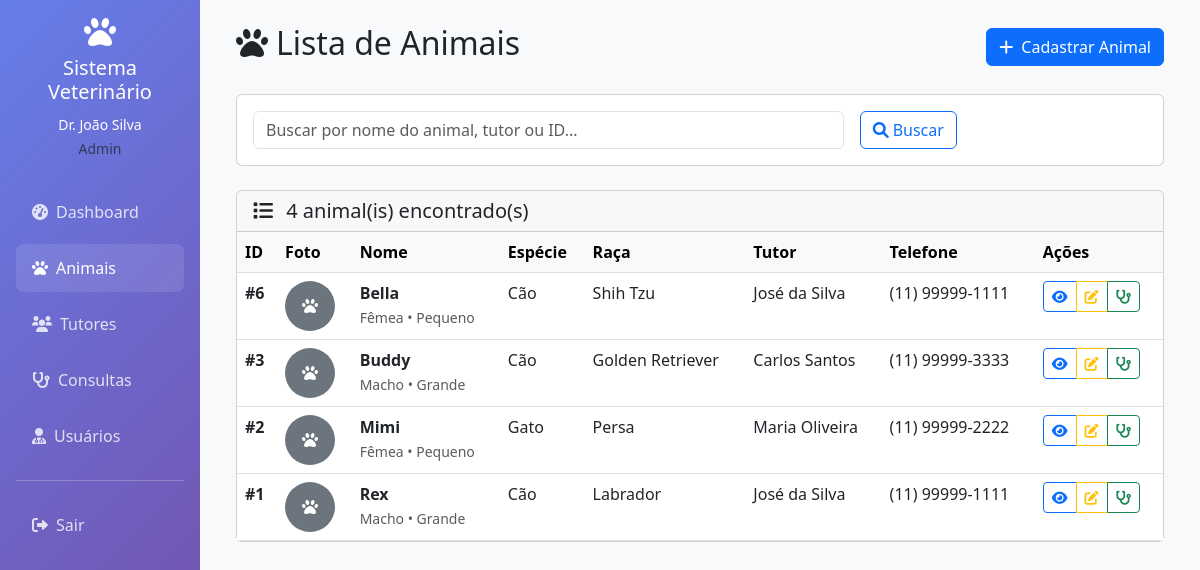
The page /views/animals/list.php (signed in) on the database its author committed.
### tables this page shows
CREATE TABLE animais (
    id_animal INT PRIMARY KEY AUTO_INCREMENT,
    nome_animal VARCHAR(255) NOT NULL,
    id_especie INT NOT NULL,
    raca VARCHAR(100),
    sexo ENUM("Macho", "Fêmea") NOT NULL,
    porte ENUM("Pequeno", "Médio", "Grande") NOT NULL,
    pelagem VARCHAR(100),
    peso DECIMAL(5,2),
    data_nascimento DATE,
    foto_path VARCHAR(500),
    observacoes_animal TEXT,
    id_tutor INT NOT NULL,
    id_clinica INT NOT NULL,
    ativo BOOLEAN DEFAULT TRUE,
    created_at TIMESTAMP DEFAULT CURRENT_TIMESTAMP,
    updated_at TIMESTAMP DEFAULT CURRENT_TIMESTAMP ON UPDATE CURRENT_TIMESTAMP,
    FOREIGN KEY (id_especie) REFERENCES especies(id_especie),
    FOREIGN KEY (id_tutor) REFERENCES tutores(id_tutor) ON DELETE CASCADE,
    FOREIGN KEY (id_clinica) REFERENCES clinicas(id_clinica) ON DELETE CASCADE,
    INDEX idx_nome_animal (nome_animal),
    INDEX idx_tutor (id_tutor),
    INDEX idx_clinica (id_clinica)
);

CREATE TABLE especies (
    id_especie INT PRIMARY KEY AUTO_INCREMENT,
    nome_especie VARCHAR(100) UNIQUE NOT NULL,
    ativo BOOLEAN DEFAULT TRUE
);

CREATE TABLE tutores (
    id_tutor INT PRIMARY KEY AUTO_INCREMENT,
    nome_tutor VARCHAR(255) NOT NULL,
    telefone_tutor VARCHAR(20),
    email_tutor VARCHAR(255),
    cpf_tutor VARCHAR(14) UNIQUE NOT NULL,
    endereco_tutor TEXT,
    id_clinica INT NOT NULL,
    created_at TIMESTAMP DEFAULT CURRENT_TIMESTAMP,
    updated_at TIMESTAMP DEFAULT CURRENT_TIMESTAMP ON UPDATE CURRENT_TIMESTAMP,
    FOREIGN KEY (id_clinica) REFERENCES clinicas(id_clinica) ON DELETE CASCADE,
    INDEX idx_cpf_tutor (cpf_tutor),
    INDEX idx_nome_tutor (nome_tutor)
);

### views/animals/list.php (the view, shortened to what this page needs)
<?php
$current_user = [
    'id' => $_SESSION['user_id'],
    'name' => $_SESSION['user_name'],
    'email' => $_SESSION['user_email'],
    'type' => $_SESSION['user_type'],
    'clinic_id' => $_SESSION['clinic_id'] ?? null,
    'clinic_name' => $_SESSION['clinic_name'] ?? null
];
$animals = [];
$search = isset($_GET['search']) ? trim($_GET['search']) : '';
try {
    $pdo = new PDO("mysql:host=" . DB_HOST . ";dbname=" . DB_NAME . ";charset=utf8mb4", DB_USER, DB_PASS);
    $pdo->setAttribute(PDO::ATTR_ERRMODE, PDO::ERRMODE_EXCEPTION);
    $sql = "SELECT a.*, t.nome_tutor, t.telefone_tutor, e.nome_especie
            FROM animais a
            LEFT JOIN tutores t ON a.id_tutor = t.id_tutor
            LEFT JOIN especies e ON a.id_especie = e.id_especie
            WHERE a.ativo = 1";
    $params = [];
    if ($current_user['type'] !== 'superadmin') {
        $sql .= " AND a.id_clinica = ?";
        $params[] = $current_user['clinic_id'];
    }
    $sql .= " ORDER BY a.nome_animal ASC";
    $stmt = $pdo->prepare($sql);
    $stmt->execute($params);
    $animals = $stmt->fetchAll();
} catch(PDOException $e) {
    $error_message = "Erro ao buscar animais: " . $e->getMessage();
}
?>
<!DOCTYPE html>
<html lang="pt-BR">
<head>
    <link href="https://cdn.jsdelivr.net/npm/bootstrap@5.3.0/dist/css/bootstrap.min.css" rel="stylesheet">
    <link href="https://cdnjs.cloudflare.com/ajax/libs/font-awesome/6.0.0/css/all.min.css" rel="stylesheet">
</head>
<body>
    <div class="container-fluid">
        <div class="row">
            <div class="col-md-3 col-lg-2 px-0">
                <div class="sidebar p-3">
                    <div class="text-center mb-4">
                        <i class="fas fa-paw fa-2x mb-2"></i>
                        <h5><?php echo SITE_NAME; ?></h5>
                        <small><?php echo htmlspecialchars($current_user['name']); ?></small><br>
                        <small class="text-muted"><?php echo ucfirst($current_user['type']); ?></small>
                    </div>
                    <nav class="nav flex-column">
                        <a class="nav-link" href="../dashboard.php">
                            <i class="fas fa-tachometer-alt me-2"></i>Dashboard
                        </a>
                        <a class="nav-link active" href="list.php">
                            <i class="fas fa-paw me-2"></i>Animais
                        </a>
                        <a class="nav-link" href="../tutors/list.php">
                            <i class="fas fa-users me-2"></i>Tutores
                        </a>
                        <a class="nav-link" href="../consultations/list.php">
                            <i class="fas fa-stethoscope me-2"></i>Consultas
                        </a>
                        <?php if ($current_user['type'] === 'admin' || $current_user['type'] === 'superadmin'): ?>
                        <a class="nav-link" href="../admin/users.php">
                            <i class="fas fa-user-md me-2"></i>Usuários
                        </a>
                        <?php endif; ?>
                        <hr class="my-3">
                        <a class="nav-link" href="../../logout.php">
                            <i class="fas fa-sign-out-alt me-2"></i>Sair
                        </a>
                    </nav>
                </div>
            </div>
            <div class="col-md-9 col-lg-10">
                <div class="p-4">
                    <div class="d-flex justify-content-between align-items-center mb-4">
                        <h2><i class="fas fa-paw me-2"></i>Lista de Animais</h2>
                        <a href="add.php" class="btn btn-primary">
                            <i class="fas fa-plus me-2"></i>Cadastrar Animal
                        </a>
                    </div>
                    <div class="card mb-4">
                        <div class="card-body">
                            <form method="GET" class="row g-3">
                                <div class="col-md-8">
                                    <input type="text" class="form-control" name="search"
                                           placeholder="Buscar por nome do animal, tutor ou ID..."
                                           value="<?php echo htmlspecialchars($search); ?>">
                                </div>
                                <div class="col-md-4">
                                    <button type="submit" class="btn btn-outline-primary me-2">
                                        <i class="fas fa-search me-1"></i>Buscar
                                    </button>
                                </div>
                            </form>
                        </div>
                    </div>
                    <div class="card">
                        <div class="card-header">
                            <h5 class="card-title mb-0">
                                <i class="fas fa-list me-2"></i>
                                <?php echo count($animals); ?> animal(is) encontrado(s)
                            </h5>
                        </div>
                        <div class="card-body p-0">
                            <?php if (empty($animals)): ?>
                                <div class="text-center p-5">
                                    <i class="fas fa-paw fa-3x text-muted mb-3"></i>
                                    <h5 class="text-muted">Nenhum animal encontrado</h5>
                                    <p class="text-muted">
                                        <?php if (!empty($search)): ?>
                                            Tente uma busca diferente ou
                                        <?php endif; ?>
                                        <a href="add.php">cadastre o primeiro animal</a>
                                    </p>
                                </div>
                            <?php else: ?>
                                <div class="table-responsive">
                                    <table class="table table-hover mb-0">
                                        <thead class="table-light">
                                            <tr>
                                                <th>ID</th>
                                                <th>Foto</th>
                                                <th>Nome</th>
                                                <th>Espécie</th>
                                                <th>Raça</th>
                                                <th>Tutor</th>
                                                <th>Telefone</th>
                                                <th>Ações</th>
                                            </tr>
                                        </thead>
                                        <tbody>
                                            <?php foreach ($animals as $animal): ?>
                                            <tr>
                                                <td><strong>#<?php echo $animal['id_animal']; ?></strong></td>
                                                <td>
                                                    <?php if (!empty($animal['foto_animal'])): ?>
                                                        <img src="../../uploads/animals/<?php echo htmlspecialchars($animal['foto_animal']); ?>"
                                                             class="animal-photo" alt="Foto do animal">
                                                    <?php else: ?>
                                                        <div class="animal-photo bg-secondary d-flex align-items-center justify-content-center">
                                                            <i class="fas fa-paw text-white"></i>
                                                        </div>
                                                    <?php endif; ?>
                                                </td>
                                                <td>
                                                    <strong><?php echo htmlspecialchars($animal['nome_animal']); ?></strong><br>
                                                    <small class="text-muted">
                                                        <?php echo ucfirst($animal['sexo']); ?> •
                                                        <?php echo htmlspecialchars($animal['porte']); ?>
                                                    </small>
                                                </td>
                                                <td><?php echo htmlspecialchars($animal['nome_especie'] ?? 'N/A'); ?></td>
                                                <td><?php echo htmlspecialchars($animal['raca'] ?? 'N/A'); ?></td>
                                                <td><?php echo htmlspecialchars($animal['nome_tutor'] ?? 'N/A'); ?></td>
                                                <td><?php echo htmlspecialchars($animal['telefone_tutor'] ?? 'N/A'); ?></td>
                                                <td>
                                                    <div class="btn-group btn-group-sm">
                                                        <a href="view.php?id=<?php echo $animal['id_animal']; ?>"
                                                           class="btn btn-outline-primary" title="Ver detalhes">
                                                            <i class="fas fa-eye"></i>
                                                        </a>
                                                        <a href="edit.php?id=<?php echo $animal['id_animal']; ?>"
                                                           class="btn btn-outline-warning" title="Editar">
                                                            <i class="fas fa-edit"></i>
                                                        </a>
                                                        <a href="../consultations/add.php?animal_id=<?php echo $animal['id_animal']; ?>"
                                                           class="btn btn-outline-success" title="Nova consulta">
                                                            <i class="fas fa-stethoscope"></i>
                                                        </a>
                                                    </div>
                                                </td>
                                            </tr>
                                            <?php endforeach; ?>
                                        </tbody>
                                    </table>
                                </div>
                            <?php endif; ?>
                        </div>
                    </div>
                </div>
            </div>
        </div>
    </div>
</body>
</html>

### views/animals/list.php (style rules this page uses)
body { background-color: #f8f9fa; }
.sidebar { background: linear-gradient(135deg, #667eea 0%, #764ba2 100%); min-height: 100vh; color: white; }
.sidebar .nav-link { color: rgba(255, 255, 255, 0.8); padding: 0.75rem 1rem; border-radius: 0.5rem; margin: 0.25rem 0; }
.sidebar .nav-link:hover, .sidebar .nav-link.active { color: white; background-color: rgba(255, 255, 255, 0.1); }
.animal-photo { width: 50px; height: 50px; object-fit: cover; border-radius: 50%; }

### rows shown on the page
animais: id_animal "6", nome_animal "Bella", sexo "Fêmea", porte "Pequeno", id_especie.nome_especie "Cão", raca "Shih Tzu", id_tutor.nome_tutor "José da Silva", id_tutor.telefone_tutor "(11) 99999-1111"
animais: id_animal "3", nome_animal "Buddy", sexo "Macho", porte "Grande", id_especie.nome_especie "Cão", raca "Golden Retriever", id_tutor.nome_tutor "Carlos Santos", id_tutor.telefone_tutor "(11) 99999-3333"
animais: id_animal "2", nome_animal "Mimi", sexo "Fêmea", porte "Pequeno", id_especie.nome_especie "Gato", raca "Persa", id_tutor.nome_tutor "Maria Oliveira", id_tutor.telefone_tutor "(11) 99999-2222"
animais: id_animal "1", nome_animal "Rex", sexo "Macho", porte "Grande", id_especie.nome_especie "Cão", raca "Labrador", id_tutor.nome_tutor "José da Silva", id_tutor.telefone_tutor "(11) 99999-1111"

### other values the page prints
SITE_NAME "Sistema Veterinário"
$current_user['name'] "Dr. João Silva"
$current_user['type'] "Admin"
count($animals) "4"
